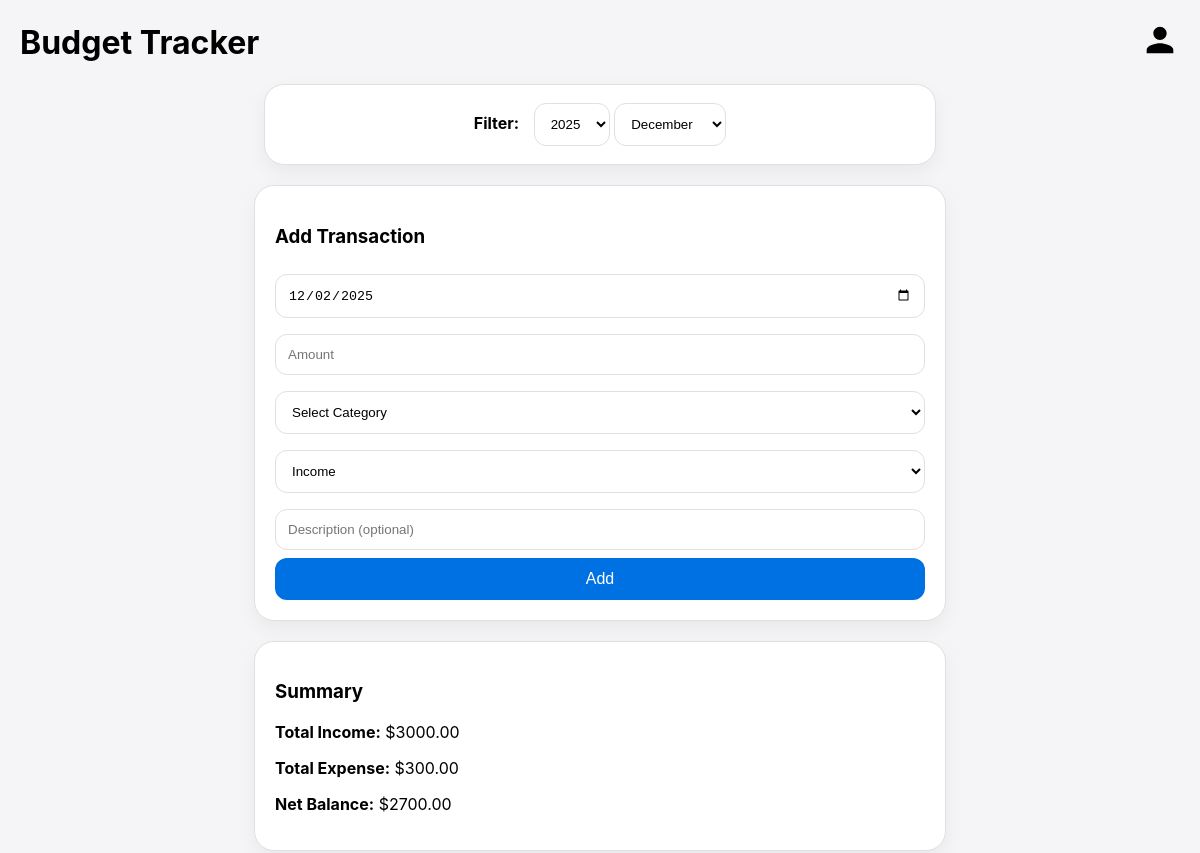
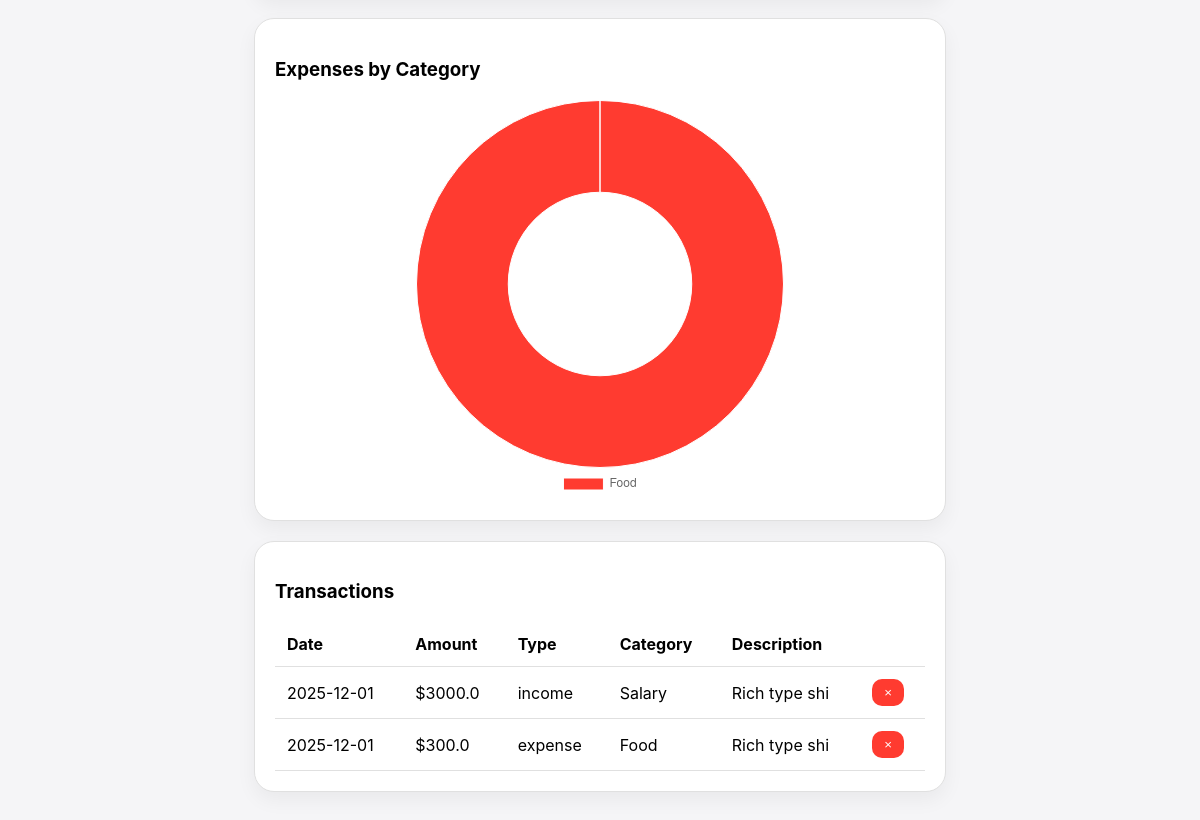
Page / (signed in) on the earlier database version (2 pictures, top to bottom).
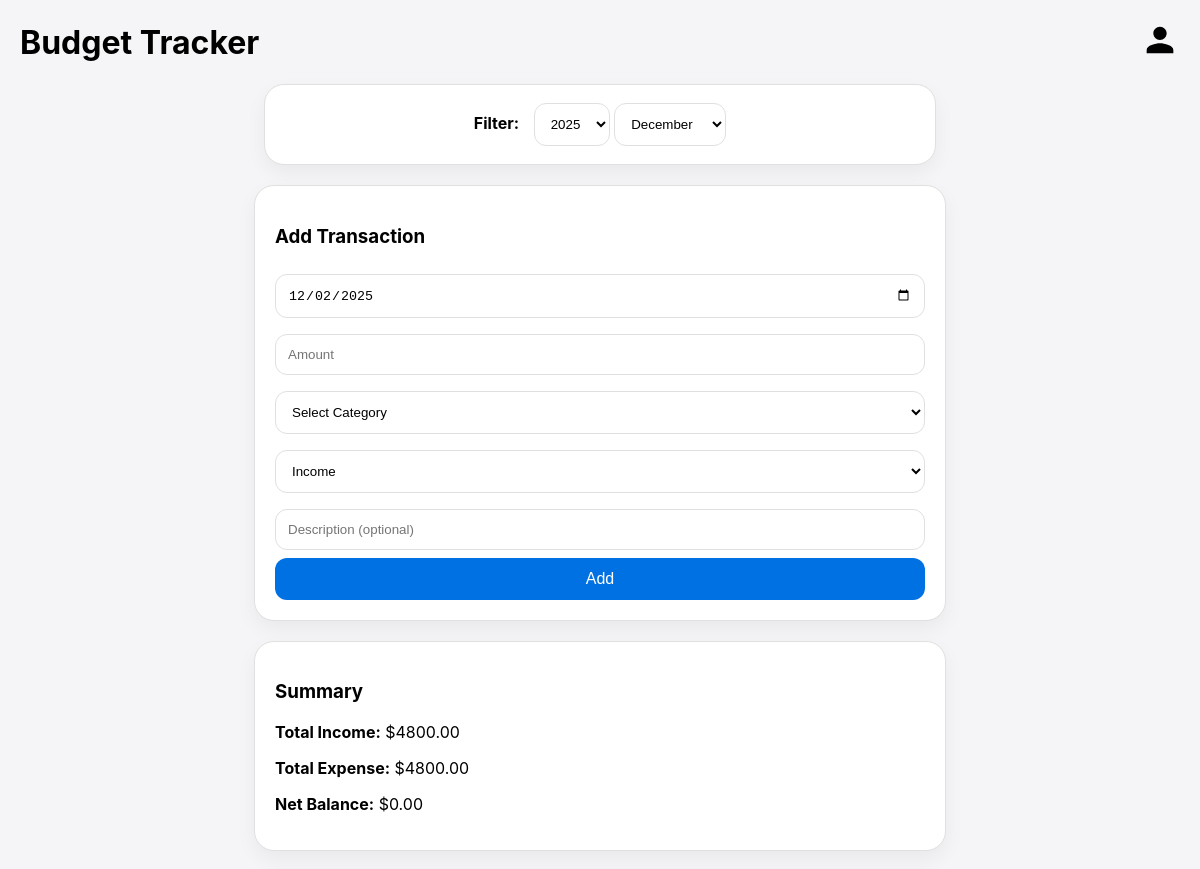
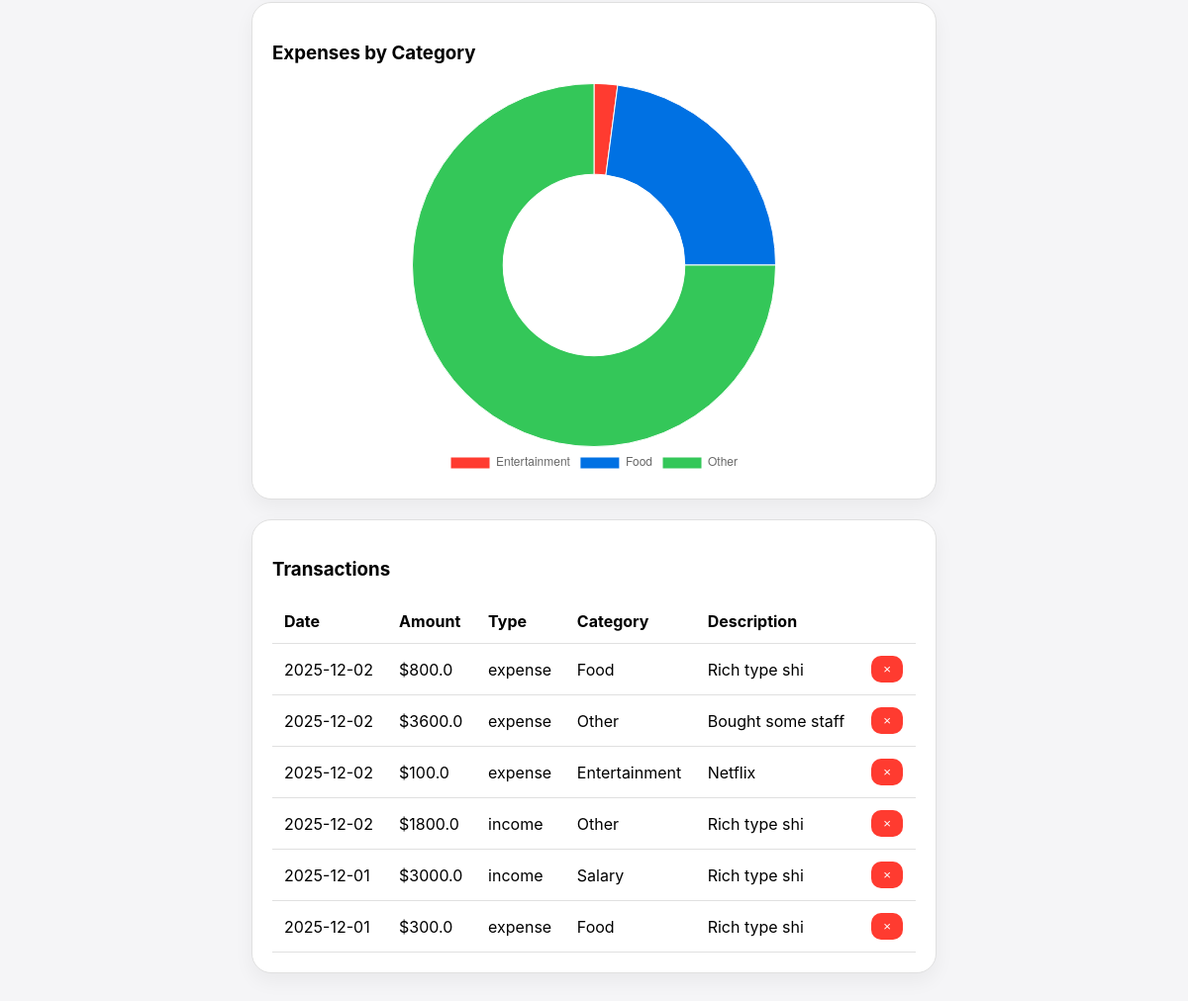
Same page on the later database version (2 pictures, top to bottom).
### tables this page shows
CREATE TABLE transactions(
        id INTEGER PRIMARY KEY AUTOINCREMENT,
        user_id INTEGER NOT NULL,
        date TEXT NOT NULL,
        amount REAL NOT NULL,
        category TEXT NOT NULL,
        type TEXT NOT NULL,
        description TEXT,
        FOREIGN KEY(user_id) REFERENCES users(id)
    );

### app.py (the view)
@app.route('/')
def home():
    if not session.get('user_id'):
        return redirect('/login')
    conn = get_conn()
    today = datetime.today()
    selected_year = request.args.get('year', today.strftime('%Y'))
    selected_month_num = request.args.get('month', today.strftime('%m'))
    selected_month_str = f"{selected_year}-{selected_month_num}"
    rows = conn.execute(
        "SELECT * FROM transactions WHERE user_id=? AND strftime('%Y-%m', date) = ? ORDER BY date DESC",
        (session['user_id'], selected_month_str)
    ).fetchall()
    income = conn.execute(
        "SELECT COALESCE(SUM(amount),0) FROM transactions WHERE type='income' AND user_id=? AND strftime('%Y-%m', date) = ?",
        (session['user_id'], selected_month_str)
    ).fetchone()[0]
    expense = conn.execute(
        "SELECT COALESCE(SUM(amount),0) FROM transactions WHERE type='expense' AND user_id=? AND strftime('%Y-%m', date) = ?",
        (session['user_id'], selected_month_str)
    ).fetchone()[0]
    category_data = conn.execute("""
        SELECT category, SUM(amount) as total
        FROM transactions
        WHERE user_id=? AND type='expense' AND strftime('%Y-%m', date) = ?
        GROUP BY category
    """, (session['user_id'], selected_month_str)).fetchall()
    conn.close()
    chart_labels = [row['category'] for row in category_data]
    chart_values = [row['total'] for row in category_data]
    return render_template(
        'home.html',
        rows=rows,
        income=f"{income:.2f}",
        expense=f"{expense:.2f}",
        net=f"{income-expense:.2f}",
        today=today.strftime('%Y-%m-%d'),
        username=session['username'],
        theme=get_theme(),
        chart_labels=chart_labels,
        chart_values=chart_values,
        current_year=selected_year,
        current_month_num=selected_month_num
    )

### app.py (called while the page is built)
def get_theme():
    return request.cookies.get("theme", "light")

### db.py (called while the page is built)
def get_conn():
    conn = sqlite3.connect("budget.db")
    conn.row_factory = sqlite3.Row
    return conn

### templates/home.html (shortened to what this page needs)
{% extends "base.html" %}
{% block content %}
<div class="header-bar">
    <h1>Budget Tracker</h1>
    <div class="user-menu">
        <svg class="user-icon" viewBox="0 0 24 24">
            <path d="M12 12c2.21 0 4-1.79 4-4s-1.79-4-4-4-4 1.79-4 4 1.79 4 4 4zm0 2c-2.67 0-8 1.34-8 4v2h16v-2c0-2.66-5.33-4-8-4z"/>
        </svg>
    </div>
</div>
<div class='card' style="text-align: center; padding: 10px;">
    <form method="GET" action="/">
        <label style="font-weight: bold; margin-right: 10px;">Filter:</label>
        <select name="year" onchange="this.form.submit()" style="width: auto; display: inline-block;">
            <option value="2025" {% if current_year == '2025' %}selected{% endif %}>2025</option>
        </select>
        <select name="month" onchange="this.form.submit()" style="width: auto; display: inline-block;">
            <option value="12" {% if current_month_num == '12' %}selected{% endif %}>December</option>
        </select>
    </form>
</div>
<div class='card'>
<h3>Add Transaction</h3>
<form method='POST' action='/add'>
    <input type='date' name='date' value='{{today}}' required>
    <input type='number' name='amount' step='0.01' placeholder='Amount' required>
    <select name='category' required>
        <option value="" disabled selected>Select Category</option>
    </select>
    <select name='type'>
        <option value='income'>Income</option>
    </select>
    <input name='description' placeholder='Description (optional)'>
    <button class='btn'>Add</button>
</form>
</div>
<div class='card'>
<h3>Summary</h3>
<p><b>Total Income:</b> ${{income}}</p>
<p><b>Total Expense:</b> ${{expense}}</p>
<p><b>Net Balance:</b> ${{net}}</p>
</div>
<div class='card'>
    <h3>Expenses by Category</h3>
    <div style="max-width: 400px; margin: 0 auto;">
        <canvas id="expenseChart"></canvas>
    </div>
</div>
<div class='card table-container'>
<h3>Transactions</h3>
<table>
<tr>
    <th>Date</th><th>Amount</th><th>Type</th><th>Category</th><th>Description</th><th></th>
</tr>
{% for row in rows %}
<tr>
    <td>{{row.date}}</td>
    <td>${{row.amount}}</td>
    <td>{{row.type}}</td>
    <td>{{row.category}}</td>
    <td>{{row.description}}</td>
    <td>
        <form method='POST' action='/delete/{{row.id}}' onsubmit="return confirm('Are you sure you want to delete this?');">
            <button class='delete-btn'>&times;</button>
        </form>
    </td>
</tr>
{% endfor %}
</table>
</div>
<script>
    // 1. Get the data passed from Python
    // We use |tojson to make sure Python lists become JavaScript arrays
    const labels = {{ chart_labels | tojson }};
    const data = {{ chart_values | tojson }};
    // 2. Configure the Chart
    const ctx = document.getElementById('expenseChart').getContext('2d');
    // Only draw if there is data
    if (labels.length > 0) {
        new Chart(ctx, {
            type: 'doughnut',  // You can change this to 'pie' or 'bar'
            data: {
                labels: labels,
                datasets: [{
                    data: data,
                    backgroundColor: [
                        '#ff3b30', // Red
                        '#0071e3', // Blue
                        '#34c759', // Green
                        '#ff9500', // Orange
                        '#af52de', // Purple
                        '#5ac8fa', // Light Blue
                        '#ffcc00'  // Yellow
                    ],
                    borderWidth: 1
                }]
            },
            options: {
                responsive: true,
                plugins: {
                    legend: {
                        position: 'bottom',
                    }
                }
            }
        });
    } else {
        // Show a message if no expenses exist yet
        document.getElementById('expenseChart').style.display = 'none';
        document.write("<p style='text-align:center; color:gray;'>No expenses to show yet.</p>");
    }
</script>
{% endblock %}

### templates/base.html (shortened to what this page needs)
<!DOCTYPE html>
<html lang="en">
<head>
</head>
<body data-theme='{{theme}}'>
    {% block content %}{% endblock %}
</body>
</html>

### templates/base.html (style rules this page uses)
:root { --bg-light: #f5f5f7; --card-light: #ffffff; --text-light: #000000; --border-light: #e0e0e0; --bg-dark: #1c1c1e; --card-dark: #2c2c2e; --text-dark: #f5f5f7; --border-dark: #3a3a3c; }
body[data-theme='light'] { --bg: var(--bg-light); --card: var(--card-light); --text: var(--text-light); --border: var(--border-light); }
body { margin:0; padding:20px; background: var(--bg); font-family: -apple-system, BlinkMacSystemFont, "Segoe UI", Roboto; color: var(--text); transition: background .3s, color .3s; }
.card { background: var(--card); border:1px solid var(--border); padding:20px; max-width:650px; margin:20px auto; border-radius:20px; box-shadow:0 8px 20px rgba(0,0,0,0.05); transition: background .3s, border .3s; }
input, select { width:100%; padding:12px; margin:8px 0; border-radius:12px; border:1px solid var(--border); background:var(--card); color:var(--text); box-sizing: border-box; }
.btn { width:100%; padding:12px; background:#0071e3; border:none; border-radius:12px; color:white; cursor:pointer; font-size:1rem; }
.table-container { overflow-x:auto; }
table { width:100%; border-collapse:collapse; }
td, th { padding:12px; border-bottom:1px solid var(--border); text-align: left; }
.delete-btn { background:#ff3b30; color:white; padding:6px 12px; border:none; border-radius:10px; cursor:pointer; }
.header-bar { display: flex; justify-content: space-between; align-items: center; margin-bottom: 20px; }
.header-bar h1 { margin: 0; }
.user-menu { position: relative; display: inline-block; cursor: pointer; }
.user-icon { width: 40px; height: 40px; fill: var(--text); transition: opacity 0.2s; }

Differences in the rows shown:
added transactions: date "2025-12-02", amount "800.0", type "expense", category "Food", description "Rich type shi"
added transactions: date "2025-12-02", amount "3600.0", type "expense", category "Other", description "Bought some staff"
added transactions: date "2025-12-02", amount "100.0", type "expense", category "Entertainment", description "Netflix"
added transactions: date "2025-12-02", amount "1800.0", type "income", category "Other", description "Rich type shi"
Other differences:
{{ income }}: "3000.00" → "4800.00"
{{ expense }}: "300.00" → "4800.00"
{{ net }}: "2700.00" → "0.00"
chart data {{ chart_labels | tojson }}: ["Food"] → ["Entertainment", "Food", "Other"]
chart data {{ chart_values | tojson }}: [300.0] → [100.0, 1100.0, 3600.0]
